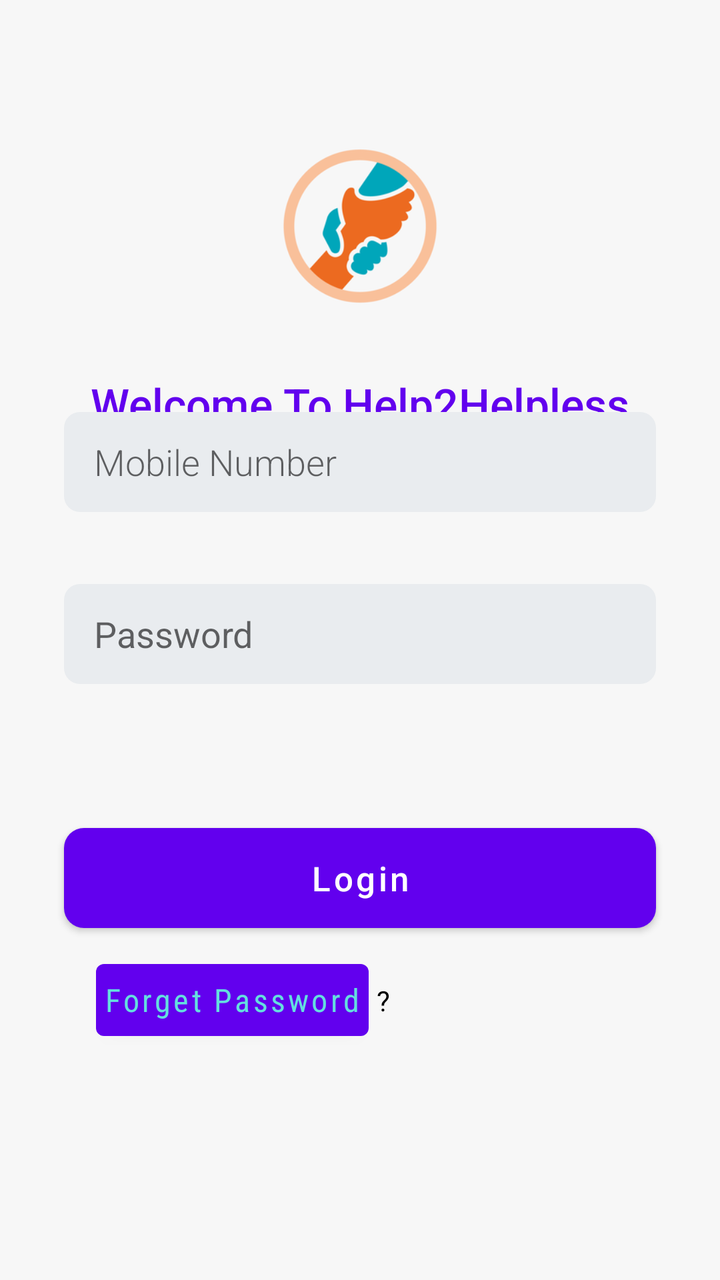
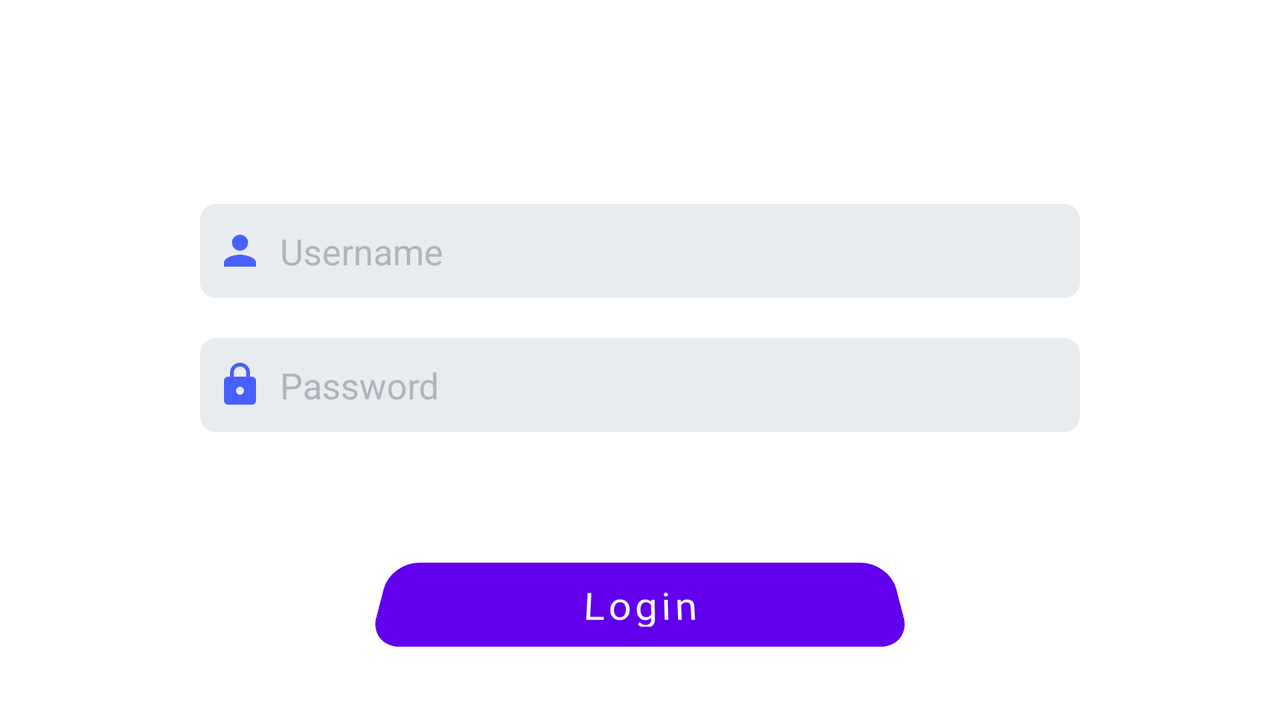

Compare how this app lays out the same screen by default and in its alternative resource folder. The renders come first, then the two layout files and the values they reference.
<!-- AndroidManifest.xml: activity theme AppTheme.NoActionBar -->
<!-- res/layout/activity_dealer_login.xml -->
<?xml version="1.0" encoding="utf-8"?>
<androidx.constraintlayout.widget.ConstraintLayout xmlns:android="http://schemas.android.com/apk/res/android"
    xmlns:app="http://schemas.android.com/apk/res-auto"
    xmlns:tools="http://schemas.android.com/tools"
    android:layout_width="match_parent"
    android:layout_height="match_parent"
    android:background="#F7F7F7">

    <ImageView

        android:id="@+id/imageView3"
        android:layout_width="100dp"
        android:layout_height="100dp"
        android:layout_marginTop="63dp"
        app:layout_constraintEnd_toEndOf="parent"
        app:layout_constraintStart_toStartOf="parent"
        app:layout_constraintTop_toTopOf="parent"
        app:srcCompat="@drawable/helplogo" />

    <TextView
        android:id="@+id/textView4"
        android:layout_width="wrap_content"
        android:layout_height="wrap_content"
        android:layout_marginTop="24dp"
        android:fontFamily="sans-serif-medium"
        android:text="Welcome To Help2Helpless"
        android:textColor="#6200EE"
        android:textSize="22dp"
        app:layout_constraintEnd_toEndOf="parent"
        app:layout_constraintStart_toStartOf="parent"
        app:layout_constraintTop_toBottomOf="@+id/imageView3" />

    <EditText
        android:id="@+id/dlphone"
        android:layout_width="0dp"
        android:layout_height="50dp"
        android:layout_marginStart="32dp"
        android:layout_marginEnd="32dp"
        android:layout_marginBottom="36dp"
        android:background="@drawable/edit_text_style"
        android:ems="10"
        android:fontFamily="sans-serif-light"
        android:hint="Mobile Number"
        android:inputType="textPersonName"
        android:paddingLeft="15dp"
        app:layout_constraintBottom_toTopOf="@+id/dpass"
        app:layout_constraintEnd_toEndOf="parent"
        app:layout_constraintHorizontal_bias="0.0"
        app:layout_constraintStart_toStartOf="parent" />

    <EditText
        android:id="@+id/dpass"
        android:layout_width="0dp"
        android:layout_height="50dp"
        android:layout_marginStart="32dp"
        android:layout_marginEnd="32dp"

        android:layout_marginBottom="72dp"
        android:background="@drawable/edit_text_style"
        android:ems="10"
        android:hint="Password"
        android:inputType="textPassword"
        android:paddingLeft="15dp"

        app:layout_constraintBottom_toTopOf="@+id/d_login"
        app:layout_constraintEnd_toEndOf="parent"
        app:layout_constraintHorizontal_bias="0.0"
        app:layout_constraintStart_toStartOf="parent" />

    <Button
        android:id="@+id/d_login"
        android:layout_width="0dp"
        android:layout_height="50dp"
        android:layout_marginStart="32dp"
        android:layout_marginEnd="32dp"
        android:layout_marginBottom="12dp"
        android:background="@drawable/butttonstyle"
        android:fontFamily="sans-serif-medium"
        android:text="Login"
        android:textAllCaps="false"
        android:textColor="#ffffff"
        android:textSize="17sp"
        app:layout_constraintBottom_toTopOf="@+id/button"
        app:layout_constraintEnd_toEndOf="parent"
        app:layout_constraintHorizontal_bias="0.0"
        app:layout_constraintStart_toStartOf="parent" />

    <Button

        android:id="@+id/button"
        android:layout_width="wrap_content"
        android:layout_height="wrap_content"
        android:layout_marginStart="16dp"
        android:layout_marginBottom="116dp"
        android:background="@null"
        android:fontFamily="sans-serif-condensed"
        android:padding="4dp"

        android:text="Forget Password"
        android:textAllCaps="false"
        android:textColor="#64dfdf"
        android:textSize="16sp"
        android:theme="@style/TextAppearance.AppCompat.Button"
        app:layout_constraintBottom_toBottomOf="parent"
        app:layout_constraintStart_toStartOf="@+id/d_login" />

    <TextView
        android:id="@+id/textView7"
        android:layout_width="wrap_content"
        android:layout_height="wrap_content"
        android:text="?"
        android:textColor="#000000"
        android:padding="4dp"

        app:layout_constraintBottom_toBottomOf="@+id/button"
        app:layout_constraintStart_toEndOf="@+id/button"
        app:layout_constraintTop_toTopOf="@+id/button" />

    <Button
        android:id="@+id/button2"
        android:layout_width="wrap_content"
        android:layout_height="wrap_content"
        android:layout_marginBottom="64dp"
        android:background="@null"
        android:fontFamily="sans-serif-condensed"
       android:padding="4dp"
        android:textSize="16sp"
        android:layout_marginLeft="5dp"
        android:text="Sign Up"
        android:textAllCaps="false"

        android:textColor="#64dfdf"
        app:layout_constraintBottom_toBottomOf="@+id/button"
        app:layout_constraintStart_toEndOf="@+id/textView7"
        app:layout_constraintTop_toTopOf="@+id/button"
        app:layout_constraintVertical_bias="0.0" />


</androidx.constraintlayout.widget.ConstraintLayout>
<!-- resources referenced by this layout -->
<resources>
  <!-- drawable butttonstyle (drawable) -->
  <?xml version="1.0" encoding="utf-8"?>
  <shape xmlns:android="http://schemas.android.com/apk/res/android">
  
      <solid android:color="#6200EE"/>
      <stroke android:color="@color/colorAccent"/>
      <corners android:radius="10dp"/>
  
  
  </shape>
  <!-- drawable edit_text_style (drawable) -->
  <?xml version="1.0" encoding="utf-8"?>
  <shape xmlns:android="http://schemas.android.com/apk/res/android">
      <solid android:color="#e9ecef"/>
      <corners android:radius="8dp"/>
  </shape>
  <!-- drawable helplogo: png bitmap (drawable, 19960 bytes) -->
  <style name="AppTheme.NoActionBar" parent="Theme.MaterialComponents.DayNight.NoActionBar">
          
          <item name="colorPrimaryDark">#ffffff</item>
          <item name="windowNoTitle">true</item>
          <item name="windowActionBar">false</item>
          <item name="android:windowLightStatusBar" tools:targetApi="m">true</item>
      </style>
  <color name="colorAccent">#03DAC5</color>
</resources>
<!-- res/layout-land/activity_dealer_login.xml (the repository's variant of the layout above) -->
<!-- drawn on the phone turned sideways -->
<?xml version="1.0" encoding="utf-8"?>
<androidx.constraintlayout.widget.ConstraintLayout xmlns:android="http://schemas.android.com/apk/res/android"
    xmlns:app="http://schemas.android.com/apk/res-auto"
    xmlns:tools="http://schemas.android.com/tools"
    android:layout_width="match_parent"
    android:layout_height="match_parent"
    android:background="#ffffff">


    <EditText
        android:drawableLeft="@drawable/ic_user"
        android:id="@+id/dsername"
        android:layout_width="0dp"
        android:layout_height="47dp"
        android:layout_marginStart="100dp"
        android:layout_marginEnd="100dp"
        android:layout_marginBottom="20dp"
        android:background="@drawable/edit_text_style"
        android:ems="10"
        android:hint="Username"
        android:inputType="textPersonName"
        android:paddingLeft="8dp"
        android:drawablePadding="8dp"

        android:textColorHint="#adb5bd"
        app:layout_constraintBottom_toTopOf="@+id/dpasswrd"
        app:layout_constraintEnd_toEndOf="parent"
        app:layout_constraintHorizontal_bias="0.0"
        app:layout_constraintStart_toStartOf="parent" />

    <EditText
        android:id="@+id/dpasswrd"
        android:layout_width="0dp"
        android:drawableLeft="@drawable/ic_lock"
        android:layout_height="47dp"
        android:drawablePadding="8dp"
        android:layout_marginStart="100dp"
        android:layout_marginEnd="100dp"
        android:layout_marginBottom="36dp"
        android:background="@drawable/edit_text_style"
        android:ems="10"
        android:hint="Password"
        android:inputType="textPersonName"
        android:paddingLeft="8dp"
        android:textColorHint="#adb5bd"
        app:layout_constraintBottom_toTopOf="@+id/guideline2"
        app:layout_constraintEnd_toEndOf="parent"
        app:layout_constraintHorizontal_bias="0.0"
        app:layout_constraintStart_toStartOf="parent" />

    <Button
        android:id="@+id/dbutton_login"
        android:layout_width="260dp"
        android:layout_height="45dp"
        android:layout_marginBottom="36dp"
        android:background="@drawable/ripple_effect_raised"
        android:fontFamily="@font/raleway_light"
        android:rotationX="21"
        android:text="Login"
        android:textAllCaps="false"
        android:textColor="#f7fff7"
        android:textSize="20sp"
        app:layout_constraintBottom_toBottomOf="parent"
        app:layout_constraintEnd_toEndOf="parent"
        app:layout_constraintStart_toStartOf="parent" />

    <androidx.constraintlayout.widget.Guideline
        android:id="@+id/guideline"
        android:layout_width="wrap_content"
        android:layout_height="wrap_content"
        android:orientation="vertical"
        app:layout_constraintGuide_begin="20dp" />

    <androidx.constraintlayout.widget.Guideline
        android:id="@+id/guideline2"
        android:layout_width="wrap_content"
        android:layout_height="wrap_content"
        android:orientation="horizontal"
        app:layout_constraintGuide_percent=".70"
        app:layout_constraintGuide_begin="20dp" />
</androidx.constraintlayout.widget.ConstraintLayout>
<!-- resources referenced by the variant -->
<!-- as the phone turned sideways resolves them -->
<resources>
  <!-- drawable edit_text_style (drawable) -->
  <?xml version="1.0" encoding="utf-8"?>
  <shape xmlns:android="http://schemas.android.com/apk/res/android">
      <solid android:color="#e9ecef"/>
      <corners android:radius="8dp"/>
  </shape>
  <!-- drawable ic_lock (drawable) -->
  <vector android:height="24dp" android:tint="#4860FF"
      android:viewportHeight="24" android:viewportWidth="24"
      android:width="24dp" xmlns:android="http://schemas.android.com/apk/res/android">
      <path android:fillColor="@android:color/white" android:pathData="M18,8h-1L17,6c0,-2.76 -2.24,-5 -5,-5S7,3.24 7,6v2L6,8c-1.1,0 -2,0.9 -2,2v10c0,1.1 0.9,2 2,2h12c1.1,0 2,-0.9 2,-2L20,10c0,-1.1 -0.9,-2 -2,-2zM12,17c-1.1,0 -2,-0.9 -2,-2s0.9,-2 2,-2 2,0.9 2,2 -0.9,2 -2,2zM15.1,8L8.9,8L8.9,6c0,-1.71 1.39,-3.1 3.1,-3.1 1.71,0 3.1,1.39 3.1,3.1v2z"/>
  </vector>
  <!-- drawable ic_user (drawable) -->
  <vector android:height="24dp" android:tint="#4860FF"
      android:viewportHeight="24" android:viewportWidth="24"
      android:width="24dp" xmlns:android="http://schemas.android.com/apk/res/android">
      <path android:fillColor="@android:color/white" android:pathData="M12,12c2.21,0 4,-1.79 4,-4s-1.79,-4 -4,-4 -4,1.79 -4,4 1.79,4 4,4zM12,14c-2.67,0 -8,1.34 -8,4v2h16v-2c0,-2.66 -5.33,-4 -8,-4z"/>
  </vector>
  <!-- drawable ripple_effect_raised (drawable) -->
  <?xml version="1.0" encoding="utf-8"?>
  <ripple xmlns:android="http://schemas.android.com/apk/res/android"
      android:color="#d90429" android:radius="1dp">
  
      <item>
  
          <shape android:shape="rectangle">
              <solid android:color="#00bbf9" />
  
              <corners android:radius="15dp" />
  
          </shape>
      </item>
  
  
  </ripple>
  <style name="AppTheme.NoActionBar" parent="Theme.MaterialComponents.DayNight.NoActionBar">
          
          <item name="colorPrimaryDark">#ffffff</item>
          <item name="windowNoTitle">true</item>
          <item name="windowActionBar">false</item>
          <item name="android:windowLightStatusBar" tools:targetApi="m">true</item>
      </style>
</resources>
